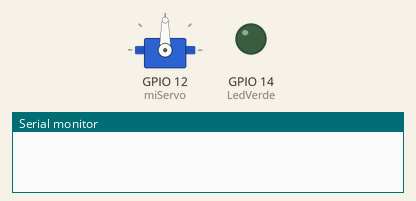
Recording of a sketch running on a simulated ESP8266 (NodeMCU). Shown: servo, output pins drawn as LEDs (lit = HIGH), the last lines printed to the serial monitor. WiFi joins after 1.5 s; servers stay silent unless stated; uploads are accepted with an empty reply.

Above: at 0.1 s.
At 2.5 s:
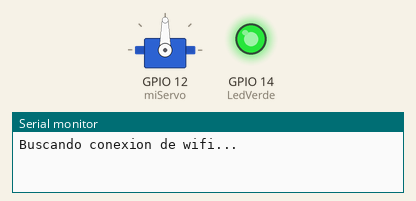
Timing chart, 0 to 4.6 s (numbered marks = the images above):
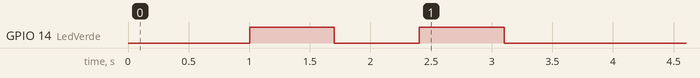

The sketch:

CodigoParaLaWemos.ino
```cpp
// Incorporación de librerias.
#include <Arduino_JSON.h>
#ifdef ESP32
  #include <WiFi.h>
  #include <HTTPClient.h>
#else
  #include <ESP8266WiFi.h>
  #include <ESP8266HTTPClient.h>
  #include <WiFiClient.h>
#endif

#include <Servo.h>


// Configuración del WiFi.
const char* ssid = "Pas";
const char* password = "123456789";

// Configuración de los componentes.
int LedVerde = 14;
Servo miServo;

// Configuración de API del tiempo.
const char *host = "api.timezonedb.com";
const char *apiKey = "";
const char *timeZone = "America/Mexico_City";


void setup() {

// Configuraciones iniciales.
pinMode(LedVerde, OUTPUT);
miServo.attach(12);

Serial.begin(115200);

// Función para conectar el wemos.
WiFi.begin(ssid, password);

    while(WiFi.status() != WL_CONNECTED)
    {
      delay(1000);
      Serial.println("Buscando conexion de wifi...");
      digitalWrite(LedVerde, HIGH);
      delay(700);
      digitalWrite(LedVerde, LOW);
      delay(700);
      digitalWrite(LedVerde, HIGH);
      delay(700);
      digitalWrite(LedVerde, LOW);
      delay(700);
    }
    // Imprimir la ip de la wemos.
    Serial.println(WiFi.localIP());

}

void loop() {

// Mandamos a llamar la función para la hora.
OptenerTiempo();
delay(60000);
}


/*
 Función para obtener un JSON de la plataforma timezonedb
 para obtener la hora desde la nube.
*/

void OptenerTiempo(){
  WiFiClient client;
  if(!client.connect(host, 80)){
    Serial.println("Error de conexión");
    return;
  }
  String url = "/v2.1/get-time-zone?key=" + String(apiKey)+ "&format=json&by=zone&zone=" + String(timeZone);
  Serial.print("Solicitando hora a TimezoneDB...");
  client.print(String("GET ") + url + " HTTP/1.1\r\n" +
               "Host: " + host + "\r\n" +
               "Connection: close\r\n\r\n");
                unsigned long timeout = millis();
  while (client.available() == 0) {
    if (millis() - timeout > 5000) {
      Serial.println("Error: tiempo de espera agotado");
      client.stop();
      return;
    }
  }
  Serial.println("Respuesta recibida:");
   bool httpResponseStarted = false;
  String response;
  while (client.available()) {
    char c = client.read();
    if (c == '{' || httpResponseStarted) {
      httpResponseStarted = true;
      response += c;
    }
  }

  JSONVar myObject = JSON.parse(response);

  if (JSON.typeof(myObject) == "undefined") {
    Serial.println("Parsing input failed!");
    return;
  }


/*
  Solo obtenemos la linea "formatted" del JSON para obtener la hora
  en un string.
*/
  String ConvertirString = myObject["formatted"];
  Serial.println(ConvertirString);

// Extraemos solo la hora y los minutos del string "ConvertirString"
  String ExtraerHora = ConvertirString.substring(11,16);
  Serial.println(ExtraerHora);

/*
  Realizamos un if en donde si la variable "ExtraerHora" es igual a la hora
  que agreguemos se activara el servomotor.
*/
    if(ExtraerHora == "20:26")
    {
     miServo.write(180);
     delay(10000);
     miServo.write(0);
     delay(10000);
    }
}
```
